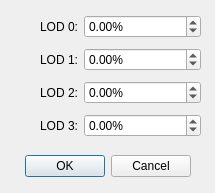
<?xml version="1.0" encoding="UTF-8"?>
<ui version="4.0">
 <class>LodCorrectionDialog</class>
 <widget class="QDialog" name="LodCorrectionDialog">
  <property name="geometry">
   <rect>
    <x>0</x>
    <y>0</y>
    <width>215</width>
    <height>193</height>
   </rect>
  </property>
  <property name="sizePolicy">
   <sizepolicy hsizetype="Fixed" vsizetype="Fixed">
    <horstretch>0</horstretch>
    <verstretch>0</verstretch>
   </sizepolicy>
  </property>
  <property name="maximumSize">
   <size>
    <width>215</width>
    <height>193</height>
   </size>
  </property>
  <property name="contextMenuPolicy">
   <enum>Qt::NoContextMenu</enum>
  </property>
  <property name="windowTitle">
   <string>Set Lod Correction</string>
  </property>
  <property name="sizeGripEnabled">
   <bool>false</bool>
  </property>
  <property name="modal">
   <bool>true</bool>
  </property>
  <widget class="QDialogButtonBox" name="buttonBox">
   <property name="geometry">
    <rect>
     <x>0</x>
     <y>150</y>
     <width>215</width>
     <height>32</height>
    </rect>
   </property>
   <property name="orientation">
    <enum>Qt::Horizontal</enum>
   </property>
   <property name="standardButtons">
    <set>QDialogButtonBox::Cancel|QDialogButtonBox::Ok</set>
   </property>
   <property name="centerButtons">
    <bool>true</bool>
   </property>
  </widget>
  <widget class="QWidget" name="layoutWidget">
   <property name="geometry">
    <rect>
     <x>20</x>
     <y>11</y>
     <width>181</width>
     <height>132</height>
    </rect>
   </property>
   <layout class="QGridLayout" name="gridLayout" columnstretch="1,2">
    <item row="0" column="0">
     <widget class="QLabel" name="label">
      <property name="layoutDirection">
       <enum>Qt::LeftToRight</enum>
      </property>
      <property name="text">
       <string>LOD 0:</string>
      </property>
      <property name="alignment">
       <set>Qt::AlignRight|Qt::AlignTrailing|Qt::AlignVCenter</set>
      </property>
     </widget>
    </item>
    <item row="0" column="1">
     <widget class="EventFilterDoubleSpinBox" name="lod0Correction">
      <property name="suffix">
       <string>%</string>
      </property>
      <property name="minimum">
       <double>-100.000000000000000</double>
      </property>
      <property name="maximum">
       <double>100.000000000000000</double>
      </property>
     </widget>
    </item>
    <item row="1" column="0">
     <widget class="QLabel" name="label_2">
      <property name="layoutDirection">
       <enum>Qt::LeftToRight</enum>
      </property>
      <property name="text">
       <string>LOD 1:</string>
      </property>
      <property name="alignment">
       <set>Qt::AlignRight|Qt::AlignTrailing|Qt::AlignVCenter</set>
      </property>
     </widget>
    </item>
    <item row="1" column="1">
     <widget class="EventFilterDoubleSpinBox" name="lod1Correction">
      <property name="suffix">
       <string>%</string>
      </property>
      <property name="minimum">
       <double>-100.000000000000000</double>
      </property>
      <property name="maximum">
       <double>100.000000000000000</double>
      </property>
     </widget>
    </item>
    <item row="2" column="0">
     <widget class="QLabel" name="label_3">
      <property name="layoutDirection">
       <enum>Qt::LeftToRight</enum>
      </property>
      <property name="text">
       <string>LOD 2:</string>
      </property>
      <property name="alignment">
       <set>Qt::AlignRight|Qt::AlignTrailing|Qt::AlignVCenter</set>
      </property>
     </widget>
    </item>
    <item row="2" column="1">
     <widget class="EventFilterDoubleSpinBox" name="lod2Correction">
      <property name="suffix">
       <string>%</string>
      </property>
      <property name="minimum">
       <double>-100.000000000000000</double>
      </property>
      <property name="maximum">
       <double>100.000000000000000</double>
      </property>
     </widget>
    </item>
    <item row="3" column="0">
     <widget class="QLabel" name="label_4">
      <property name="layoutDirection">
       <enum>Qt::LeftToRight</enum>
      </property>
      <property name="text">
       <string>LOD 3:</string>
      </property>
      <property name="alignment">
       <set>Qt::AlignRight|Qt::AlignTrailing|Qt::AlignVCenter</set>
      </property>
     </widget>
    </item>
    <item row="3" column="1">
     <widget class="EventFilterDoubleSpinBox" name="lod3Correction">
      <property name="suffix">
       <string>%</string>
      </property>
      <property name="minimum">
       <double>-100.000000000000000</double>
      </property>
      <property name="maximum">
       <double>100.000000000000000</double>
      </property>
     </widget>
    </item>
   </layout>
  </widget>
 </widget>
 <customwidgets>
  <customwidget>
   <class>EventFilterDoubleSpinBox</class>
   <extends>QDoubleSpinBox</extends>
   <header location="global">CustomControls/EventFilterDoubleSpinBox.h</header>
  </customwidget>
 </customwidgets>
 <resources/>
 <connections>
  <connection>
   <sender>buttonBox</sender>
   <signal>accepted()</signal>
   <receiver>LodCorrectionDialog</receiver>
   <slot>accept()</slot>
   <hints>
    <hint type="sourcelabel">
     <x>248</x>
     <y>254</y>
    </hint>
    <hint type="destinationlabel">
     <x>157</x>
     <y>274</y>
    </hint>
   </hints>
  </connection>
  <connection>
   <sender>buttonBox</sender>
   <signal>rejected()</signal>
   <receiver>LodCorrectionDialog</receiver>
   <slot>reject()</slot>
   <hints>
    <hint type="sourcelabel">
     <x>316</x>
     <y>260</y>
    </hint>
    <hint type="destinationlabel">
     <x>286</x>
     <y>274</y>
    </hint>
   </hints>
  </connection>
 </connections>
</ui>
